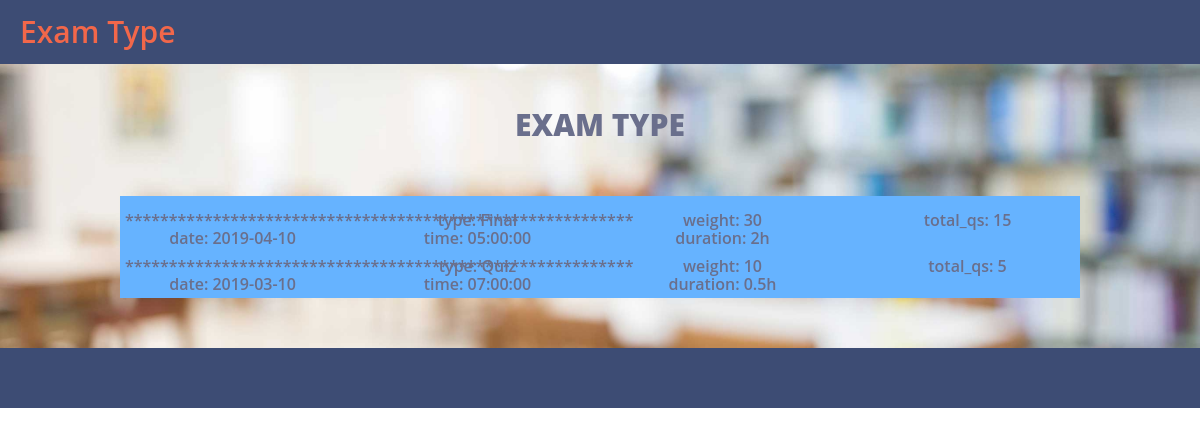
The page /studentView/exam.php?user=CSE370 on the database its author committed.
### tables this page shows
CREATE TABLE `exam` (
  `c_code` varchar(15) NOT NULL,
  `exam_id` varchar(10) NOT NULL,
  `type` varchar(5) NOT NULL,
  `weight` int(11) DEFAULT NULL,
  `total_qs` char(3) NOT NULL,
  `date` date DEFAULT NULL,
  `time` time DEFAULT NULL,
  `duration` varchar(6) DEFAULT NULL
);

### studentView/exam.php (the view, shortened to what this page needs)
<html lang="en">
  <head>
      <link href="css/bootstrap.min.css" rel="stylesheet"/>
      <link href="css/font-awesome.min.css" rel="stylesheet"/>
      <link href="css/animate.min.css" rel="stylesheet"/>
      <link href="css/main.css" rel="stylesheet"/>
  </head>
  <body>
	<section id="header">
		<div class="row">
			<div class="col-md-2" style="font-size: 30px;color:#F2674A;"> Exam Type</div>
			<div class="col-md-10" style="text-align: right">
			</div>
		</div>
	</section>
	<section id = "section1">
		<div class="title"> Exam type </div>
		<div style="margin-left:10%; margin-right:10%; margin-top:50px; margin-bottom:50px;text-align:center;background:#66b3ff;">
			<div class="row" style="padding:5px;">
			</div>
			<?php
			require_once("DBconnect.php");
			$curse=$_GET['user'];
			$sql = "SELECT type, weight,total_qs, date, time, duration FROM exam WHERE c_code='$curse';";
			$result = mysqli_query($conn, $sql);
				while($row = mysqli_fetch_array($result)){
			?>
			<div class="row" style="padding:5px;">
			<div class="col-md-3"> <?php echo "**********************************************************"; ?> </div>
				<div class="col-md-3"> <?php echo "type:"; ?> <?php echo $row[0]; ?> </div>
				<div class="col-md-3">  <?php echo "weight:"; ?>  <?php echo $row[1]; ?> </div>
				<div class="col-md-3">  <?php echo "total_qs:"; ?>  <?php echo $row[2]; ?> </div>
				<div class="col-md-3">  <?php echo "date:"; ?>  <?php echo $row[3]; ?> </div>
				<div class="col-md-3">  <?php echo "time:"; ?>  <?php echo $row[4]; ?> </div>
				<div class="col-md-3">  <?php echo "duration:"; ?>  <?php echo $row[5]; ?> </div>
			</div>
			<?php
				}
			?>
		</div>
	</section>
	<section id="footer">
	</section>
  </body>
</html>

### css/main.css (style rules this page uses)
#header { background-color: rgba(40,57,101,.9); color: white; font: 600 18px/24px 'Open Sans',sans-serif; padding: 20px; padding-top: 20px; }
#section1 { background-image: url("../img/bg1.jpg"); background-color: rgba(40,57,101,.5); background-position: center; background-size: cover; background-repeat:no-repeat; position: relative; overflow: hidden; }
.title { width: 100%; padding: 12px 20px; margin-top: 40px; text-align:center; text-transform: Uppercase; font-weight: 800; font-size: 30px; }
#footer { background-color: rgba(40,57,101,.9); color: white; font: 600 12px/14px 'Open Sans',sans-serif; padding: 20px; padding-top: 40px; }
body { margin:0; color:#6a6f8c; font:600 16px/18px 'Open Sans',sans-serif; }
*,:after,:before { box-sizing:border-box }

### rows shown on the page
exam: type "Final", weight "30", total_qs "15", date "2019-04-10", time "05:00:00", duration "2h"
exam: type "Quiz", weight "10", total_qs "5", date "2019-03-10", time "07:00:00", duration "0.5h"
